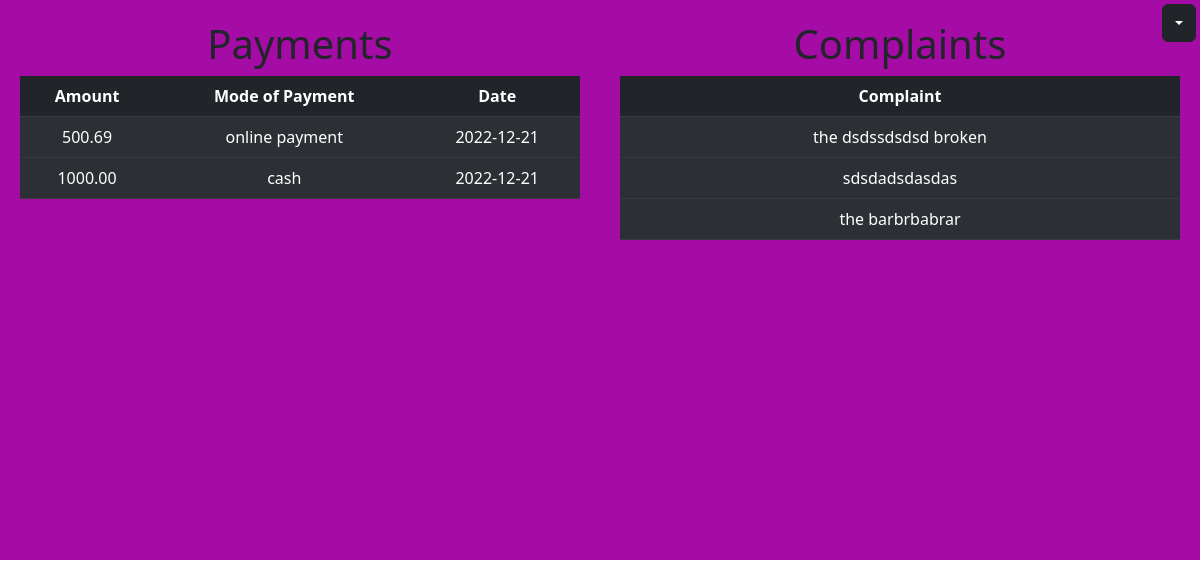
/tenant_account.php?GetID=1, run on the app's committed database.
### tables this page shows
CREATE TABLE `payment_t` (
  `payment_id` int(11) NOT NULL,
  `amount` decimal(10,2) NOT NULL,
  `payment_method` enum('online payment','check','cash') NOT NULL,
  `date_paid` date NOT NULL,
  `tenant_id` int(11) NOT NULL
);

CREATE TABLE `complaint_t` (
  `complaint_id` int(11) NOT NULL,
  `date_received` datetime NOT NULL,
  `complaint` varchar(255) NOT NULL,
  `tenant_id` int(11) NOT NULL
);

### public/tenant_account.php (the view, shortened to what this page needs)
<?php
require '../src/php/db_connect.php';
$ID = $_GET['GetID'];
?>
<!DOCTYPE html>
<html lang="en">
    <head>
        <link rel="stylesheet" href="https://cdnjs.cloudflare.com/ajax/libs/font-awesome/4.7.0/css/font-awesome.min.css">
        <link href="https://cdn.jsdelivr.net/npm/bootstrap@5.2.3/dist/css/bootstrap.min.css" rel="stylesheet">
        <link rel="stylesheet" href="../src/css/styles.css" />
    </head>
    <body class="tenant_account_body" onload="ready()">
        <div class="dropdown position-absolute top-0 end-0 m-1">
            <button class="btn btn-dark dropdown-toggle" type="button" id="dropdownMenuButton" data-bs-toggle="dropdown" aria-expanded="false"></button>
        </div>
        <div id="payment_box">
            <h1>Payments</h1>
            <table class="table table-dark table-striped">
                <thead>
                    <tr>
                        <th>Amount</th>
                        <th>Mode of Payment</th>
                        <th>Date</th>
                    </tr>
                </thead> <?php
                    $payments = "SELECT p.amount, p.payment_method, p.date_paid FROM tenant_t t, payment_t p WHERE t.tenant_id = p.tenant_id && t.tenant_id='".$ID."';";
                    $paymentResult = mysqli_query($con, $payments);
                    if(mysqli_num_rows($paymentResult) > 0) {
                        while($paymentrow = mysqli_fetch_assoc($paymentResult)) {
                ?> <tbody>
                    <tr>
                        <td> <?php echo $paymentrow['amount'] ?> </td>
                        <td> <?php echo $paymentrow['payment_method'] ?> </td>
                        <td> <?php echo $paymentrow['date_paid'] ?> </td>
                    </tr>
                </tbody> <?php
                }
            } else {
                echo "0 results";
            }
        ?>
        </table>
        </div>
        <div id="payment_box">
            <h1>Complaints</h1>
            <table class="table table-dark table-striped">
                <thead>
                    <tr>
                        <th>Complaint</th>
                    </tr>
                </thead>
                <?php
                    $complaint = "SELECT c.complaint FROM tenant_t t, complaint_t c WHERE t.tenant_id = c.tenant_id && t.tenant_id='".$ID."';";
                    $complaintResult = mysqli_query($con, $complaint);
                    if(mysqli_num_rows($complaintResult) > 0) {
                        while($complaintRow = mysqli_fetch_assoc($complaintResult)) {
                ?>
                <tbody>
                <tr>
                    <td><?php echo $complaintRow['complaint'] ?></td>
                </tr>
                </tbody>
                <?php
                }
            } else {
                echo "0 results";
            }
        ?>
        </table>
    </body>
</html>

### src/css/styles.css (style rules this page uses)
:root { --main-bg-color: #6a2fc8; --main-text-color: #6a2fc8; --second-text-color: #bbbec5; --second-bg-color: #c1efde; }
.tenant_account_body { height: 100vh; margin: 0; }
#payment_box { float: left; height: 70%; width: 50%; background-color: rgb(165, 11, 165); overflow-x: hidden; overflow-y: auto; text-align: center; padding: 20px; }

### data on the page
payment_t: amount "500.69", payment_method "online payment", date_paid "2022-12-21"
payment_t: amount "1000.00", payment_method "cash", date_paid "2022-12-21"
complaint_t: complaint "the dsdssdsdsd broken"
complaint_t: complaint "sdsdadsdasdas"
complaint_t: complaint "the barbrbabrar"
